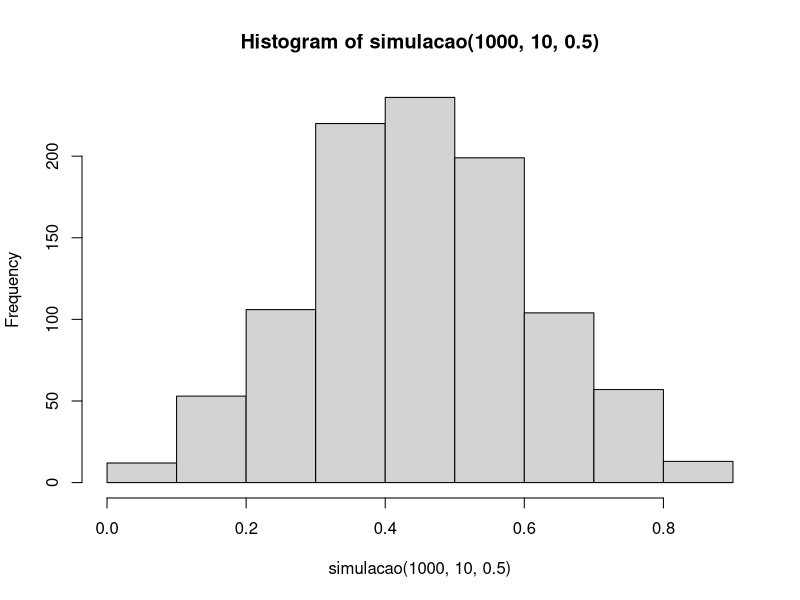
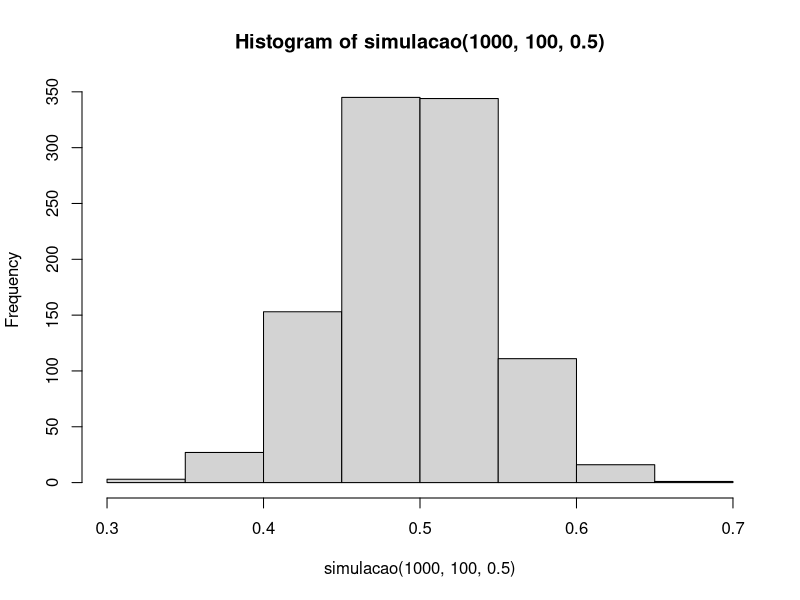
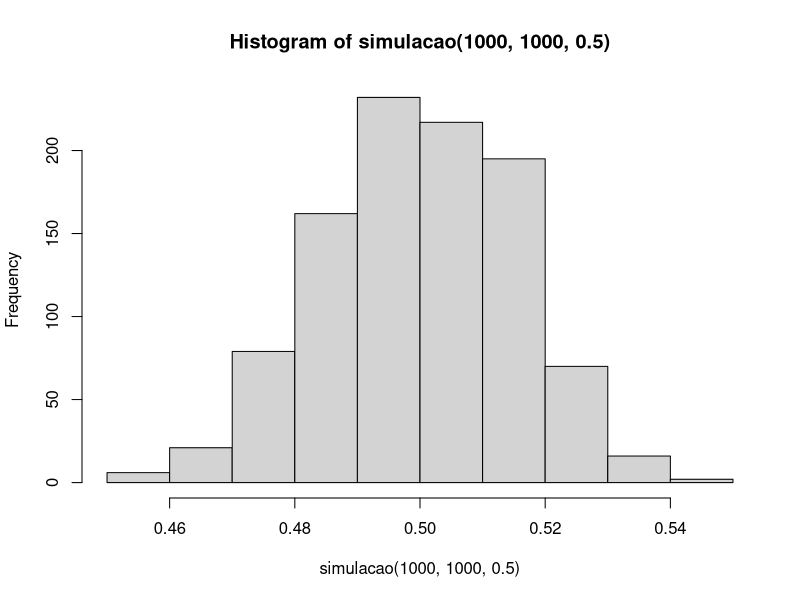
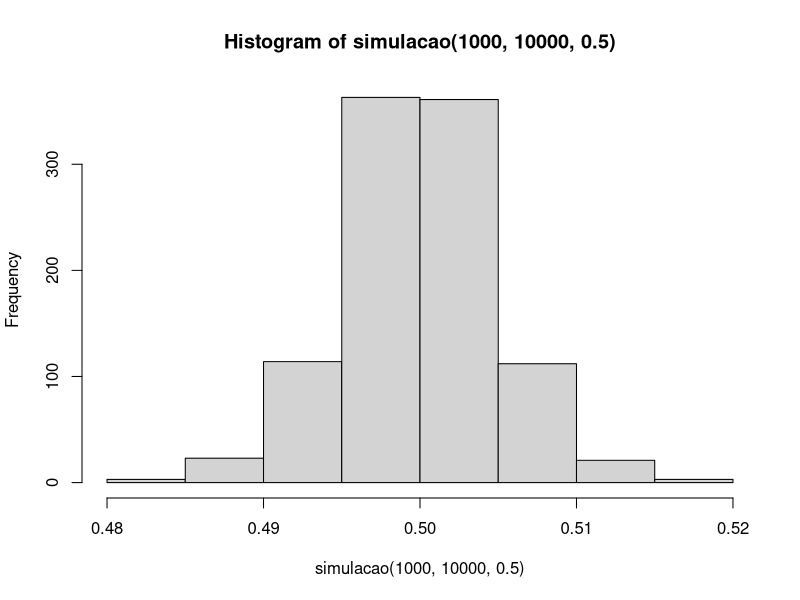

The R script that drew these images, in order:
## ---- chunk 1
moeda <- function(p) {
  x <- runif(1)
  if (x < p) {
    1
  } else {
    0
  }
}

moedas <- function(n,p) {
  lancamentos <- integer(length = n)
  for(i in 1:n){
    lancamentos[i] <- moeda(p)
  }
  return(lancamentos)
}

proporcao <- function(resultados) {
  sum(resultados)/length(resultados)
}

simulacao <- function(k, n, p) {
  experimentos <- c(length = k)
  for(i in 1:k){
    resultados <- moedas(n, p) 
    experimentos[i] <- proporcao(resultados)    
  }
  return(experimentos)
}

hist(simulacao(1000,10,0.5))
hist(simulacao(1000,100,0.5))
hist(simulacao(1000,1000,0.5))
hist(simulacao(1000,10000,0.5))
